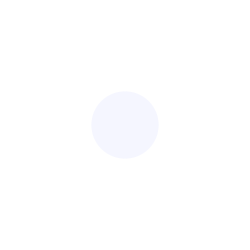
Frame 1 (no input)
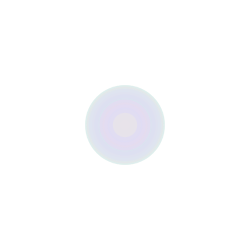
Frame 60 (the mouse pressed at the canvas centre just before this capture)
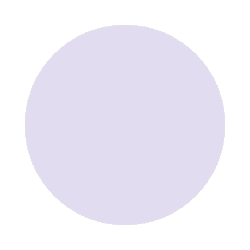
Frame 120 (the mouse held since frame 60 and released just before this capture)

The Processing sketch that drew these frames (run headless with seeded random() and noise(); from frame 60 on, the mouse is pressed at the canvas centre):

// Processing sketch: processing_59027
// ── processing_59027.pde

// Just playing with the example to see what this site is about.

int counter;

void setup() {  //setup function called initially, only once
  size(250, 250);
  background(255);  //set background white
  colorMode(HSB);   //set colors to Hue, Saturation, Brightness mode
  counter = 0;
}

void draw() {  //draw function loops 
  counter++;
  noStroke();
  fill(random(255),50,255,50);
  
  if(mousePressed == true) { //add some interaction
    ellipse(mouseX, mouseY, 200, 200);
  }
  else {
    ellipse(width/2, height/2, 80*sin(counter), 80*sin(counter));
  }
}
